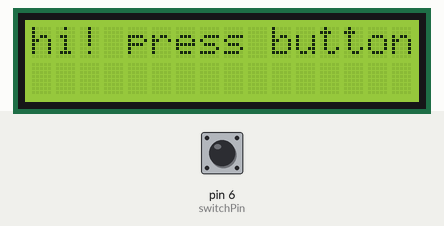
The sketch below on a simulated Arduino Uno, built with avr-gcc and run on an emulated ATmega328P. Parts: 16×2 character LCD. Inputs (shaded band) come from the test bench; at power-on: pin 6 (switchPin) LOW. Random numbers use the default seed unless the sketch sets one.

Above: at 1.2 s.
1.3 s: pin 6 (switchPin) pulled HIGH for 0.15 s
At 1.53 s:
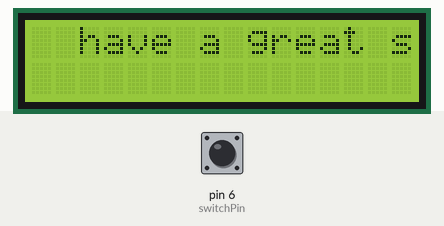
At 8.5 s:
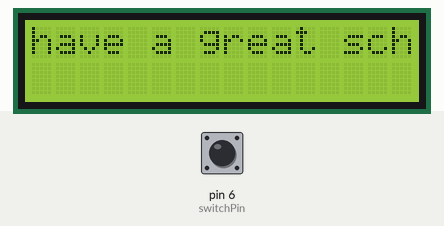
Timing chart, 0 to 9.4 s (numbered marks = the images above; inputs shaded):
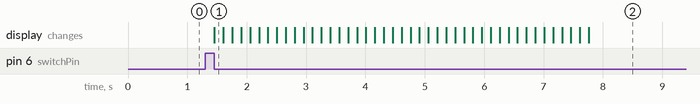

Measured:
- after the input at 1.3 s, the display: changes after 0.16 s (image 1)

The sketch:

tsemppi_koodi_lcd.ino
```cpp
#include <LiquidCrystal.h>
LiquidCrystal lcd(12, 11, 5, 4, 3, 2);

const int switchPin = 6;
int switchState = 0;
int previousSwitchState = 0;
int phrase;
//in these im saving the pharses
String currentPhrase;
String paddedPhrase;

void setup() {
  lcd.begin(16, 2);
  pinMode(switchPin, INPUT);
  //welcome text
  lcd.print("hi! press button");
  lcd.setCursor(0,1);
}

void loop() {
  switchState = digitalRead(switchPin);

  //this detects when the button is pressed
  if (switchState != previousSwitchState) {
    if (switchState == LOW) {
      //random selects a random pharse
      phrase = random(5);

      //pharses
      switch (phrase) {
        case 0:
          currentPhrase = "today is going to be good";
          break;
        case 1:
          currentPhrase = "moominlimonade <3";
          break;
        case 2:
          currentPhrase = "have a great school day!";
          break;
        case 3:
          currentPhrase = "<3 <3 <3 <3 <3";
          break;
        case 4:
          currentPhrase = "vaikka ei jaksa ni koittakaa vaa jaksaa";
          break;
      }

      //this adds a couple of spaces because it is easier to read
      paddedPhrase = "   " + currentPhrase;

      //clearing the lcd screen
      lcd.clear();

      //new phrase
      lcd.setCursor(0, 0);
      lcd.print(paddedPhrase);

      //calculates the length of the phrase with spaces
      int phraseLength = paddedPhrase.length();

      //scrolls the phrase thourgh the screen
      for (int positionCounter = 0; positionCounter < 16 + phraseLength; positionCounter++) {
        lcd.scrollDisplayLeft();
        delay(150);
      }
    }

    //updates the previous state
    previousSwitchState = switchState;
  }
}
```
